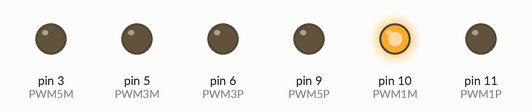
Simulated run of this sketch. Board: Arduino Uno, built with avr-gcc and run on an emulated ATmega328P. On the bench: output pins drawn as LEDs (lit = HIGH).

Above: at 0.1 s.
Timing chart, 0 to 1.6 s (numbered marks = the images above):
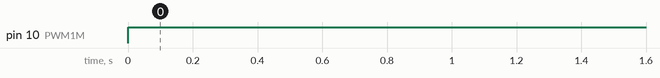

Measured:
- by itself, pin 10 (PWM1M): LOW → HIGH at 0.00 s

The sketch:

juegoDeSenalesV3.ino
```cpp
int PWM1P = 11; //Esta ligado al PIN 1 del conector de la placa.
int PWM1M = 10; //Esta ligado al PIN 9 del conector de la placa.
int PWM5P = 9;  //Esta ligado al PIN 4 del conector de la placa.
int PWM5M = 3;  //Esta ligado al PIN 12 del conector de la placa.
int PWM3P = 6;  //Esta ligado al PIN 6 del conector de la placa.
int PWM3M = 5;  //Esta ligado al PIN 13 del conector de la placa.
int pot1  = A0; //potencionemtro de 100K regula procentaje activo de PWM1
int pot2  = A1; //potencionemtro de 100K regula procentaje activo de PWM3
int pot3  = A2; //potencionemtro de 100K regula procentaje activo de PWM5
int valorPot1;
int valorPot2;
int valorPot3;
int transPot1;
int transPot2;
int transPot3;
int tiempo=100;
int calculoPot1A;
int calculoPot1B;

void setup() {
  pinMode (PWM1P,  OUTPUT);
  pinMode (PWM3P,  OUTPUT);
  pinMode (PWM5P,  OUTPUT);
  pinMode (PWM1M,  OUTPUT);
  pinMode (PWM3M,  OUTPUT);
  pinMode (PWM5M,  OUTPUT);
}

void loop() {
  lecturas();
  senalesParte1();
}

void lecturas(){
  valorPot1 = analogRead  (pot1);
  valorPot2 = analogRead  (pot2);
  valorPot3 = analogRead  (pot3);
  transPot1 = map(valorPot1, 0, 1023, 1, 90);
  transPot2 = map(valorPot2, 0, 1023, 1, 90);
  transPot3 = map(valorPot3, 0, 1023, 1, 90);
  calculoPot1A  = (tiempo*(transPot1/100));
  calculoPot1B  = (tiempo-calculoPot1A);
}

void senalesParte1(){
  for(;;){
    PWM1On();
    delay(calculoPot1A);
    PWM1Off();
    delay(calculoPot1B);
  }
}

void  PWM1Off(){
  digitalWrite  (PWM1P, 0);
  digitalWrite  (PWM1M, 1);
}
void PWM1On(){
  digitalWrite  (PWM1P, 1);
  digitalWrite  (PWM1M, 0);
}
void  PWM3Off(){
  digitalWrite  (PWM3P, 0);
  digitalWrite  (PWM3M, 1);
}
void PWM3On(){
  digitalWrite  (PWM3P, 1);
  digitalWrite  (PWM3M, 0);
}
void  PWM5Off(){
  digitalWrite  (PWM5P, 0);
  digitalWrite  (PWM5M, 1);
}
void PWM5On(){
  digitalWrite  (PWM5P, 1);
  digitalWrite  (PWM5M, 0);
}
```
